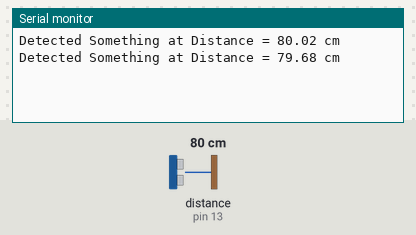
This sketch was run on a simulated Arduino Uno, built with avr-gcc and run on an emulated ATmega328P. On the bench: the last lines printed to the serial monitor. Wiring (inferred from the names in the program): ultrasonic range finder: trigger pin 10; echo pin 13. The test bench sets the inputs (shaded band); at power-on: distance to the obstacle (sensor on pin 13) 80 cm. The echo pulse lasts 58.3 µs per cm.

Above: at 1.8 s.
1.9 s: distance to the obstacle (sensor on pin 13) set to 4 cm
At 2.5 s:
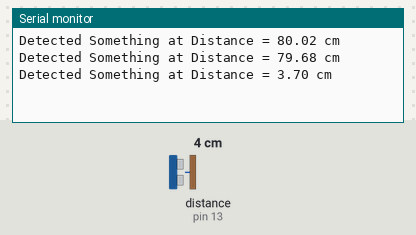
3.4 s: distance to the obstacle (sensor on pin 13) set to 2 cm
At 4.4 s:
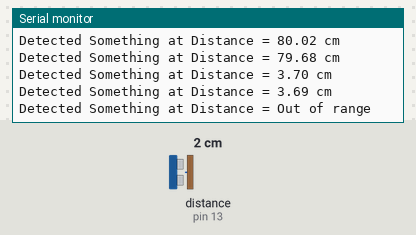
Timing chart, 0 to 6.4 s (numbered marks = the images above; inputs shaded):
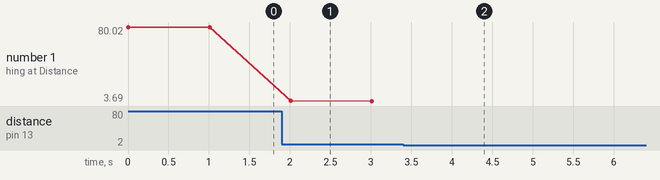

The sketch:

Ultrasound_Test.ino
```cpp
/*
  Ultrasound sensor test
  DONE
*/

// This uses Serial Monitor to display Range Finder distance readings
// #include "NewPing.h"

// Hook up HC-SR04 with Trig to Arduino Pin 10, Echo to Arduino pin 13

#define trigPin 10
#define echoPin 13
#define max_distance 400

float duration, distance;
// float distance;
// NewPing sonar(trigPin, echoPin, max_distance);

void setup() {
  Serial.begin (9600);
  pinMode(trigPin, OUTPUT);
  pinMode(echoPin, INPUT);
}

void Ultrasound(){
  // Write a pulse to the HC-SR04 Trigger Pin
  digitalWrite(trigPin, LOW);
  delayMicroseconds(2);
  digitalWrite(trigPin, HIGH);
  delayMicroseconds(10);
  digitalWrite(trigPin, LOW);

  // Measure the response from the HC-SR04 Echo Pin
  duration = pulseIn(echoPin, HIGH);
  // Determine distance from duration
  // Use 343 metres per second as speed of sound
  distance = (duration / 2) * 0.0343;

}

void loop() {
  Ultrasound();
  // Send results to Serial Monitor
  // distance = sonar.ping_cm();
  Serial.print("Detected Something at ");
  Serial.print("Distance = ");
  if (distance >= 400 || distance <= 2) {
     Serial.println("Out of range");
  }
  else {
    Serial.print(distance);
    Serial.println(" cm");
    delay(500);
  }
  delay(500);
}
```

Measured:
- the behaviour switches between 3 and 2 cm on distance to the obstacle (sensor on pin 13) (found by bisection; images 1 and 2)
- after the input at 1.9 s, the serial monitor: prints a new line after 0.11 s (image 1)
- after the input at 3.4 s, the serial monitor: prints a new line after 0.62 s (image 2)
- plotted number 1: 79.68 → 3.69 after the input at 1.9 s
